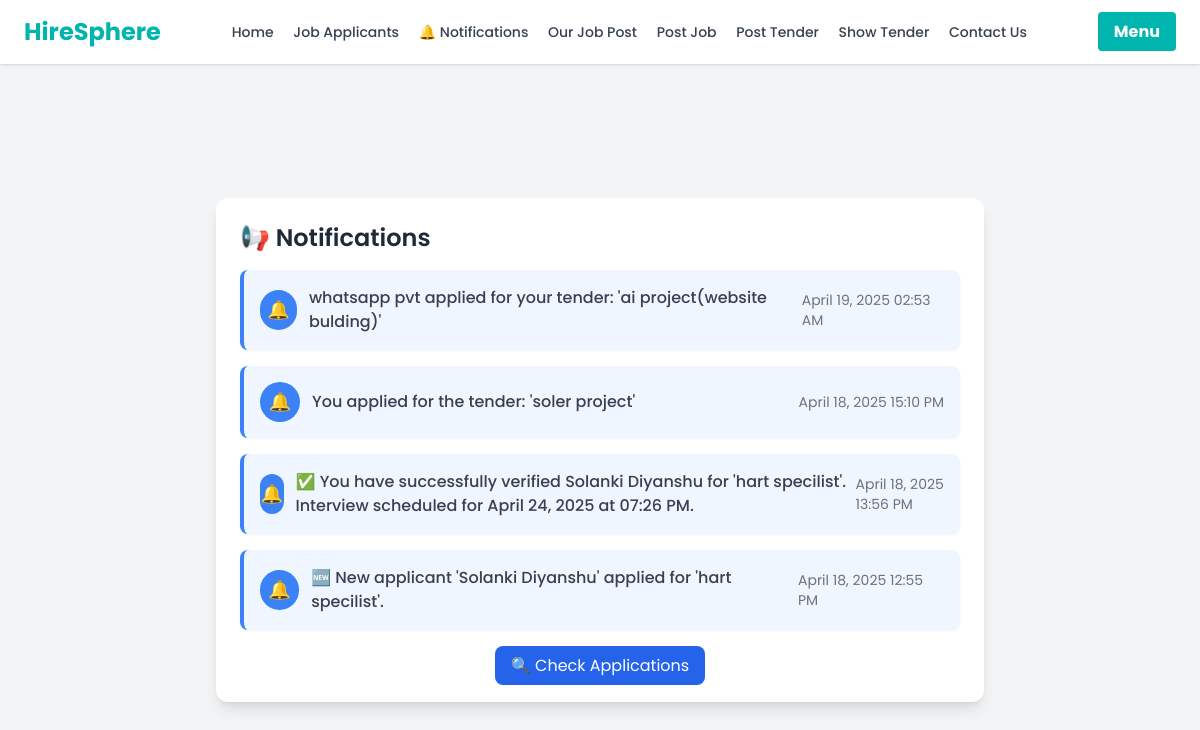
The app's page /notifications/ (signed in) with its own data.
### website/models.py (models this page shows, shortened)
class Notification(models.Model):
    company = models.ForeignKey(c_register, on_delete=models.CASCADE)
    job = models.ForeignKey(sub_job, null=True, blank=True, on_delete=models.SET_NULL)
    message = models.TextField()
    is_read = models.BooleanField(default=False)
    created_at = models.DateTimeField(auto_now_add=True)
    TYPE_CHOICES = [
        ('user', 'User'),
        ('cp', 'Company'),
    ]
    recipient_type = models.CharField(max_length=10, choices=TYPE_CHOICES, default='user')

### website/views.py (the view)
# urls.py: path('notifications/', notifications, name='notifications'),
def notifications(request):
    loggedin_company = request.session.get('loggedin_company')
    if 'cp_email' not in request.session:
        return redirect('login')
    company = c_register.objects.get(cp_email=request.session['cp_email'])
    notifications = Notification.objects.filter(
        company=company, recipient_type="cp"
    ).order_by('-created_at')
    return render(request, 'notification.html', {'cp_notifications': notifications,'loggedin_company': loggedin_company})

### website/templates/notification.html
{% extends 'nav.html' %}
{% block content %}
<div class="bg-gray-100 pt-[100px] min-h-screen flex items-center justify-center px-4">
    <div class="w-full max-w-3xl bg-white shadow-lg rounded-xl p-6">
        <h2 class="text-2xl font-semibold text-gray-800 mb-4">📢 Notifications</h2>
        {% if cp_notifications %}
            <div class="space-y-4">
                {% for notification in cp_notifications %}
                <div class="p-4 border-l-4 rounded-lg shadow-sm flex justify-between items-center
                            {% if notification.is_read %}border-gray-400 bg-gray-100{% else %}border-blue-500 bg-blue-50{% endif %}
                            transition duration-300 ease-in-out hover:shadow-md">
                    <div class="flex items-center space-x-3">
                        <div class="w-10 h-10 flex items-center justify-center rounded-full
                                    {% if notification.is_read %}bg-gray-400{% else %}bg-blue-500{% endif %}">
                            <span class="text-white text-lg">
                                {% if notification.is_read %} ✅ {% else %} 🔔 {% endif %}
                            </span>
                        </div>
                        <p class="text-gray-700 font-medium">
                            {{ notification.message }}
                        </p>
                    </div>
                    <span class="text-sm text-gray-500">
                        {{ notification.created_at|date:"F d, Y H:i A" }}
                    </span>
                </div>
                {% endfor %}
            </div>
        {% else %}
            <div class="text-center py-6">
                <p class="text-gray-600 text-lg">No new notifications 📭</p>
            </div>
        {% endif %}
        <div class="mt-6 text-center">
            <a href="{% url 'job_applicants' %}" class="bg-blue-600 text-white py-2 px-4 rounded-lg hover:bg-blue-700 transition">
                🔍 Check Applications
            </a>
        </div>
    </div>
</div>
{% endblock %}

### website/templates/nav.html (style rules this page uses)
body { font-family: 'Poppins', sans-serif; }

### records on screen
Notification: message "whatsapp pvt applied for your tender: 'ai project(website bulding)'", created_at "April 19, 2025 02:53 AM"
Notification: message "You applied for the tender: 'soler project'", created_at "April 18, 2025 15:10 PM"
Notification: message "✅ You have successfully verified Solanki Diyanshu for 'hart specilist'. Interview scheduled for April 24, 2025 at 07:26 PM.", created_at "April 18, 2025 13:56 PM"
Notification: message "🆕 New applicant 'Solanki Diyanshu' applied for 'hart specilist'.", created_at "April 18, 2025 12:55 PM"
